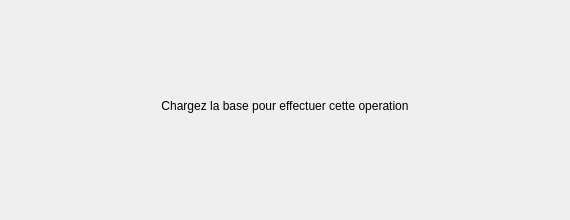
<?xml version="1.0" encoding="UTF-8"?>
<ui version="4.0">
 <class>BaseNonChargee</class>
 <widget class="QDialog" name="BaseNonChargee">
  <property name="geometry">
   <rect>
    <x>0</x>
    <y>0</y>
    <width>570</width>
    <height>220</height>
   </rect>
  </property>
  <property name="windowTitle">
   <string>Alerte Chargement</string>
  </property>
  <property name="windowIcon">
   <iconset>
    <normaloff>../../../../../../Downloads/logo.png</normaloff>../../../../../../Downloads/logo.png</iconset>
  </property>
  <widget class="QLabel" name="label">
   <property name="geometry">
    <rect>
     <x>0</x>
     <y>80</y>
     <width>570</width>
     <height>51</height>
    </rect>
   </property>
   <property name="styleSheet">
    <string notr="true">font: 16pt &quot;MS Shell Dlg 2&quot;;</string>
   </property>
   <property name="text">
    <string>Chargez la base pour effectuer cette operation</string>
   </property>
   <property name="alignment">
    <set>Qt::AlignCenter</set>
   </property>
  </widget>
 </widget>
 <resources/>
 <connections/>
</ui>
